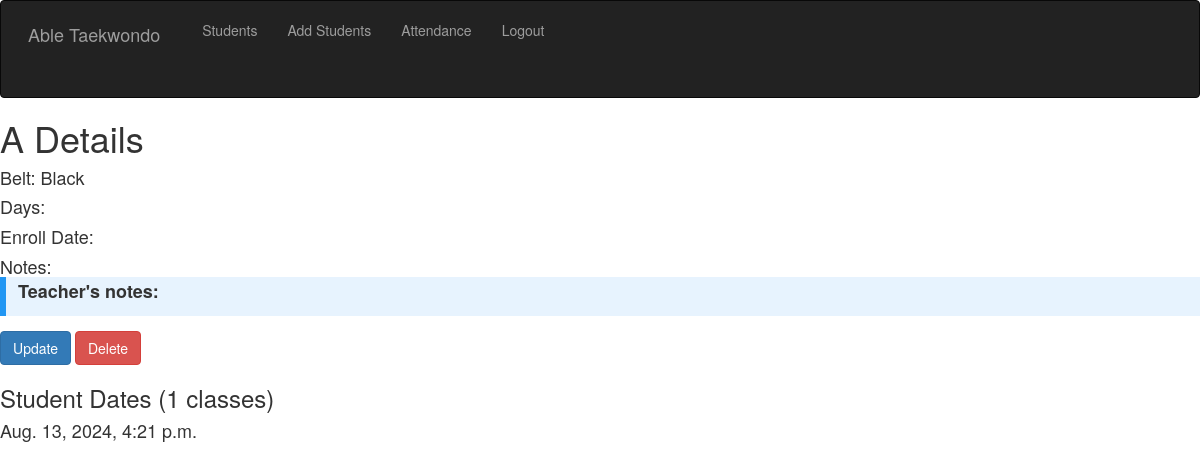
The page /details/42 (signed in) on the database its author committed.
### herf/models.py (models this page shows)
class students(models.Model):
    name = models.CharField(max_length=255)
    belt = models.CharField(max_length=255)
    days = models.CharField(max_length=255)
    enrollDate = models.CharField(max_length=255)
    notes = models.TextField(null=True)

class classes(models.Model):
    name = models.CharField(max_length=255)
    date_today = models.DateTimeField(null=True)
    ssn = models.ForeignKey(students, on_delete=models.CASCADE)

### herf/views.py (the view)
# urls.py: path("details/<int:students_id>", views.details, name="details"),
@login_required(login_url='/login')
def details(request,students_id):
    studets_in_db = students.objects.get(id=students_id)
    classes_in_db=classes.objects.filter(ssn=students_id).order_by("-date_today")
    return render(request,"studentsdetails.html",{"student":studets_in_db, "dates":classes_in_db, "number":classes_in_db.count()})

### templates/studentsdetails.html (shortened to what this page needs)
<!DOCTYPE html>
<html lang="en">
<head>
  <link rel="stylesheet" href="https://maxcdn.bootstrapcdn.com/bootstrap/3.4.1/css/bootstrap.min.css">
<head>
</head>
<body>
<nav class="navbar navbar-inverse">
  <div class="container-fluid">
    <div class="navbar-header">
      <a class="navbar-brand" href="/students">Able Taekwondo</a>
    </div>
    <ul class="nav navbar-nav">
      <li><a href="/students">Students</a></li>
              <li><a href="/addstudents">Add Students</a></li>
      <li><a href="/checkin">Attendance</a></li>
      <li><a href="/logout">Logout</a></li>
    </ul>
  </div>
</nav>
<h1>{{student.name}} Details</h1>
<h4>Belt: {{student.belt}}</h4>
<h4>Days: {{student.days}}</h4>
<h4>Enroll Date: {{student.enrollDate}}</h4>
<h4>Notes:
<div class="info">
  <p><strong>Teacher's notes: </strong>{{student.notes}}</p>
</div></h4>
      <a href="/update/{{student.id}}">
          <input type="submit"  class="btn btn-primary" value="Update"></a>
      <a href="/delete/{{student.id}}">
          <input type="submit"   class="btn btn-danger" value="Delete"></a>
          <h3>Student Dates ({{number}} classes)</h3>
          {%for date in dates%}
          <h4>{{date.date_today}}</h4>
          {%endfor%}
</body>
</html>

### templates/studentsdetails.html (style rules this page uses)
body { font-family: Arial, Helvetica, sans-serif; }
body { overflow: scroll; }
.info { background-color: #e7f3fe; border-left: 6px solid #2196F3; }
div { margin-bottom: 15px; padding: 4px 12px; }

### rows shown on the page
students: name "A", belt "Black"
classes: date_today "Aug. 13, 2024, 4:21 p.m."

### other values the page prints
{{ number }} "1"
